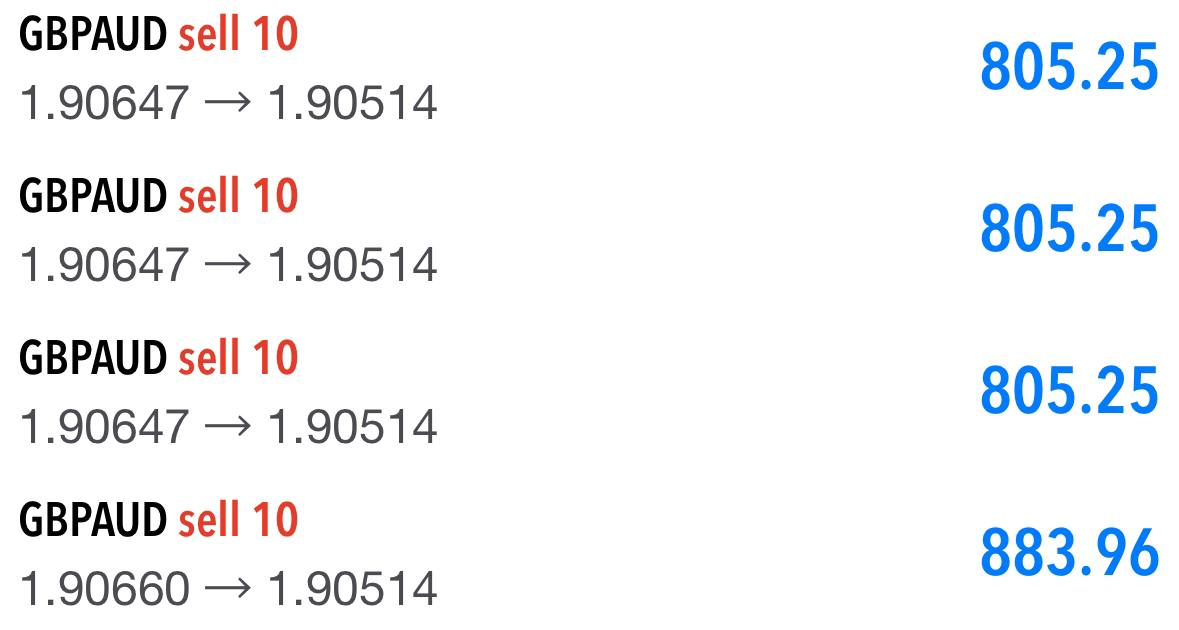
#> input picture downloaded_images/20231106_171449.jpg, 1179 x 630 px, given as the content of the folder downloaded_images/Landscape, which was not available
$ python processAndClassifyAllFiles.py
#> lines starting #> are read from the running program, lines starting #| are printed output that depends on the picture; after the words box and inside, x2 and y2 are one past the last pixel; in counts of white or black regions, pixels touching at a corner belong together; pictures that were not available may be replaced by others from this repository, and a replacement may not be noted
### image_utils.py
import cv2
import numpy as np

def preprocess_image(image):

    # Apply Gaussian blur to reduce noise
    blurred_image = cv2.GaussianBlur(image, (5, 5), 0)

    # Apply morphological operations to clean the image
    kernel = np.ones((3, 3), np.uint8)  # Adjust kernel size as needed
    opened_image = cv2.morphologyEx(blurred_image, cv2.MORPH_OPEN, kernel)  # Erosion followed by dilation

    return opened_image

# [10 lines left out: function classify_aspect_ratio, not called in this run]


def check_background_color(image):
    # Flatten the image into a single array of pixels
    flattened_pixels = image.reshape((-1, 3))

    # Calculate the mean color across the image
    mean_color = np.mean(flattened_pixels, axis=0)

    # Set a threshold to distinguish between black and white
    threshold = 127  # The midpoint for 8-bit colors

    # Determine if the mean color is predominantly black or white
    if np.all(mean_color < threshold):
        return "Black"
    elif np.all(mean_color > threshold):
        return "White"
    else:
        return "Mixed"

### contour_utils.py
import cv2
import numpy as np

def find_colors(image, target_colors, tolerances):
    # Ensure input is in list format for multiple colors
    if not isinstance(target_colors[0], (list, np.ndarray)):
        target_colors = [target_colors]

    # Initialize masks for each color
    masks = []

    for target_color, tolerance in zip(target_colors, tolerances):
        # Convert the target color to a numpy array
        target_color = np.array(target_color, dtype=np.uint8)

        # Calculate the lower and upper bounds of the color range
        lower_bound = target_color - tolerance
        upper_bound = target_color + tolerance

        # Clip the bounds to be within valid color range
        lower_bound = np.clip(lower_bound, 0, 255)
        upper_bound = np.clip(upper_bound, 0, 255)

        # Find the colors within the specified range
        mask = cv2.inRange(image, lower_bound, upper_bound)
        masks.append(mask)

    return masks

# Function to clean and combine masks
def clean_and_combine_masks(masks):
    # Unpack the masks
    mask_green_lighter, mask_green_darker, mask_red = masks

    # Define a kernel for morphological operations
    kernel = np.ones((5, 5), np.uint8)

    # Combine the green masks
    combined_green_mask = cv2.bitwise_or(mask_green_lighter, mask_green_darker)

    # Apply morphological opening and closing to the red mask
    cleaned_mask_red = cv2.morphologyEx(mask_red, cv2.MORPH_OPEN, kernel)
    cleaned_mask_red = cv2.morphologyEx(cleaned_mask_red, cv2.MORPH_CLOSE, kernel)

    # Apply morphological opening and closing to the green mask
    cleaned_mask_green = cv2.morphologyEx(combined_green_mask, cv2.MORPH_OPEN, kernel)
    cleaned_mask_green = cv2.morphologyEx(cleaned_mask_green, cv2.MORPH_CLOSE, kernel)

    return cleaned_mask_green, cleaned_mask_red

# Function to approximate and trim contours to remove extremities
# [125 lines left out: functions simplify_contour, clip_contours_to_right, filter_by_minimum_area, filter_by_edge_count, filter_rectangular_contours, not called in this run]
# Define a function to check if a contour is valid
def is_valid_contour(contour):
    # A valid contour must have at least three points
    return isinstance(contour, np.ndarray) and contour.ndim == 3 and contour.shape[1] == 1 and contour.shape[2] == 2

# [85 lines left out: functions find_most_rectangular, match_contour_pairs, find_similar_width_and_aligned_edges, not called in this run]

def classify_long_short_or_unknown(contours, image):
    red_contours = []
    green_contours = []

    # Adjust tolerance for considering red or green dominance
    color_threshold = 20  # Adjust as needed

    for contour in contours:
        # Create a mask to get the mean color of the contour
        mask = np.zeros_like(image[:, :, 0], dtype=np.uint8)  # Only need 1 channel for the mask
        cv2.drawContours(mask, [contour], -1, 255, -1)

        # Compute the mean color
        mean_color = cv2.mean(image, mask=mask)

        # Consider pixels only above a certain brightness level to avoid black influences
        if mean_color[2] > mean_color[1] + color_threshold:
            red_contours.append(contour)
        elif mean_color[1] > mean_color[2] + color_threshold:
            green_contours.append(contour)

    # Validate that there are at least one red and one green contour
    if not red_contours or not green_contours:
        return "unknown"

    # Determine the topmost position for red and green contours
    red_topmost = min(cv2.boundingRect(c)[1] for c in red_contours)
    green_topmost = min(cv2.boundingRect(c)[1] for c in green_contours)

    # Classify based on the vertical position
    if red_topmost < green_topmost:
        return "short"
    elif green_topmost < red_topmost:
        return "long"

    return "unknown"

### process_white.py
from contour_utils import find_colors, clean_and_combine_masks, classify_long_short_or_unknown
from display import display_mask
from file_utils import create_save_path, sanitize_filename
import cv2
import numpy as np
import os

def process_white_background(preprocessed_image, file_name):

    target_colors_bgr = [
    [230, 234, 205],  # Light green
    [190, 200, 160],  # Dark green
    [219, 215, 247]   # Red
]

    tolerances = [  # White background
        np.array([20, 20, 20]),  # Tolerance for the first color
        np.array([20, 20, 20]),
        np.array([15, 15, 15])   # Tolerance for the third color
    ]

    masks = find_colors(preprocessed_image, target_colors_bgr, tolerances)

    cleaned_mask_green, cleaned_mask_red = clean_and_combine_masks(masks)
    # Display the cleaned masks
    # display_mask(cleaned_mask_red, 'Red Mask')
    # display_mask(cleaned_mask_green, 'Green Mask')
    contours_red, _ = cv2.findContours(
        cleaned_mask_red, cv2.RETR_EXTERNAL, cv2.CHAIN_APPROX_SIMPLE)
    contours_green, _ = cv2.findContours(
        cleaned_mask_green, cv2.RETR_EXTERNAL, cv2.CHAIN_APPROX_SIMPLE)

    all_contours = contours_red + contours_green
    # Classify as long or short
    position = classify_long_short_or_unknown(
        all_contours, preprocessed_image)

    # Create folder and save image
    save_path = create_save_path("saved_images", position)
    sanitized_filename = sanitize_filename(file_name)

    save_file_path = os.path.join(
        save_path, f"{sanitized_filename}_classified.png")
    cv2.imwrite(save_file_path, preprocessed_image)

    print(f"Image saved as {save_file_path}")

    return position

### file_utils.py
import os
import string
import cv2
import shutil
from image_utils import classify_aspect_ratio

def sanitize_filename(filename):
    """ Sanitize a string to be safe for filenames. """
    valid_chars = "-_.() %s%s" % (string.ascii_letters, string.digits)
    return ''.join(c for c in filename if c in valid_chars).strip()

# [4 lines left out: function ensure_directory, not called in this run]

# Create a save path and ensure the directory exists
def create_save_path(base_path, subfolder):
    # Join the base path with the subfolder
    full_path = os.path.join(base_path, subfolder)

    # If the directory doesn't exist, create it
    if not os.path.exists(full_path):
        os.makedirs(full_path)

    return full_path

# [31 lines left out: function move_files_by_aspect, not called in this run]

### processAndClassifyAllFiles.py

import cv2
import numpy as np
from matplotlib import pyplot as plt
import os
import shutil
# from utils.process_white_background import process_white_background
# from utils.process_black_background import process_black_background
from process_white import process_white_background
from process_black import process_black_background
# from utils.display import display_image, display_mask
from display import display_image, display_mask
from image_utils import check_background_color, preprocess_image

display_images = True

image_directory = 'downloaded_images/Landscape'

image_files = [f for f in os.listdir(image_directory) if f.lower().endswith(('.png', '.jpg', '.jpeg'))]

# Base folder for classified images
base_folder = 'classified_images'

for image_file in image_files:
    # Get the full path of the image
    image_path = os.path.join(image_directory, image_file)
    base_name = os.path.basename(image_path)
    file_name, _ = os.path.splitext(base_name)

    target_image = cv2.imread(image_path)
#> target_image is the input picture: shape (630, 1179, 3); mean B, G, R 245.7, 243.6, 242.6
    if target_image is None:
        print(f"Error reading image: {image_file}")
        continue  # Skip to the next image if this one cannot be read

    preprocessed_image = preprocess_image(target_image)

    # Check the background color to determine how to process the image
    background = check_background_color(target_image)
#> in check_background_color, `mean_color = np.mean(flattened_pixels, axis=0)`: mean_color = [245.7, 243.6, 242.6]
#> background = 'White'

    if background == 'Black':
        position = process_black_background(preprocessed_image, target_image)
    else:
        position = process_white_background(preprocessed_image, file_name)
#> the loop in find_colors, `for target_color, tolerance in zip(target_colors, tolerances):` made 3 passes
#> pass 1, in find_colors, `mask = cv2.inRange(image, lower_bound, upper_bound)`:
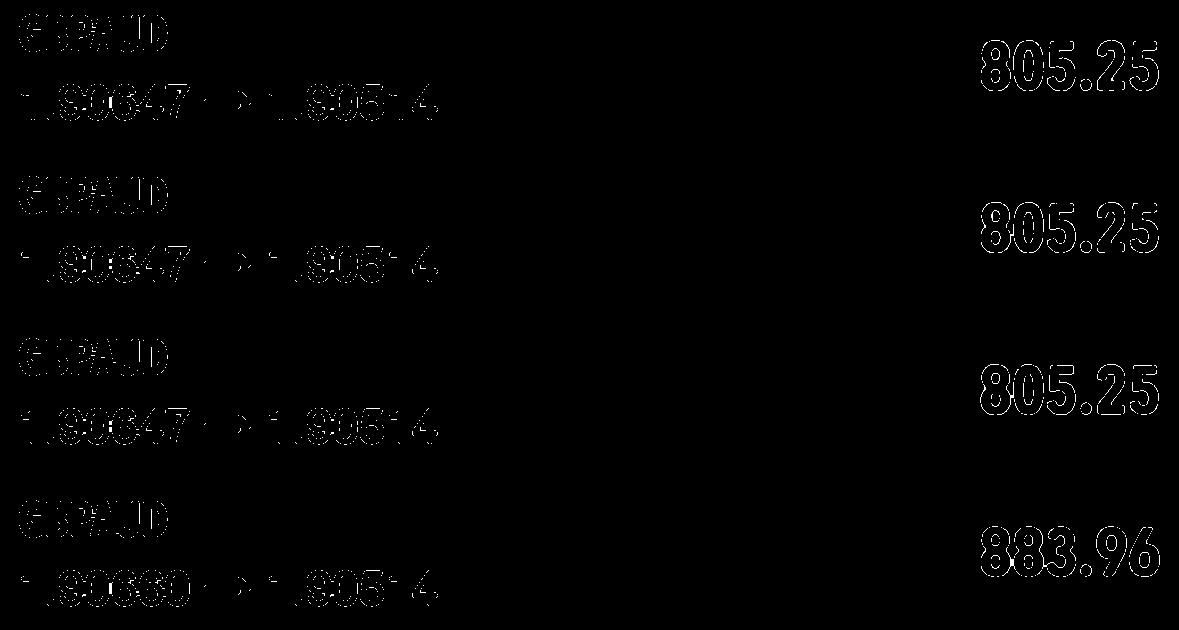
#> mask: shape (630, 1179); 0.76% white in thin lines or dots
#> pass 2, in find_colors, `mask = cv2.inRange(image, lower_bound, upper_bound)`:
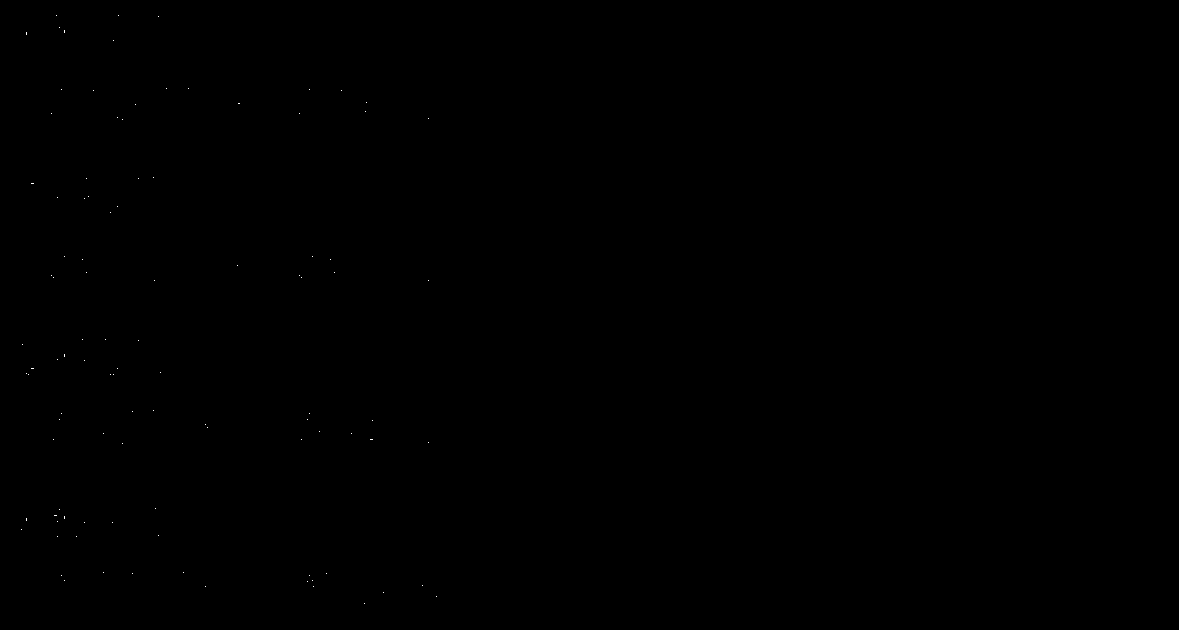
#> mask: shape (630, 1179); 0.02% white in thin lines or dots, all inside (x1, y1, x2, y2) = (21, 15, 437, 604)
#> pass 3, in find_colors, `mask = cv2.inRange(image, lower_bound, upper_bound)`:
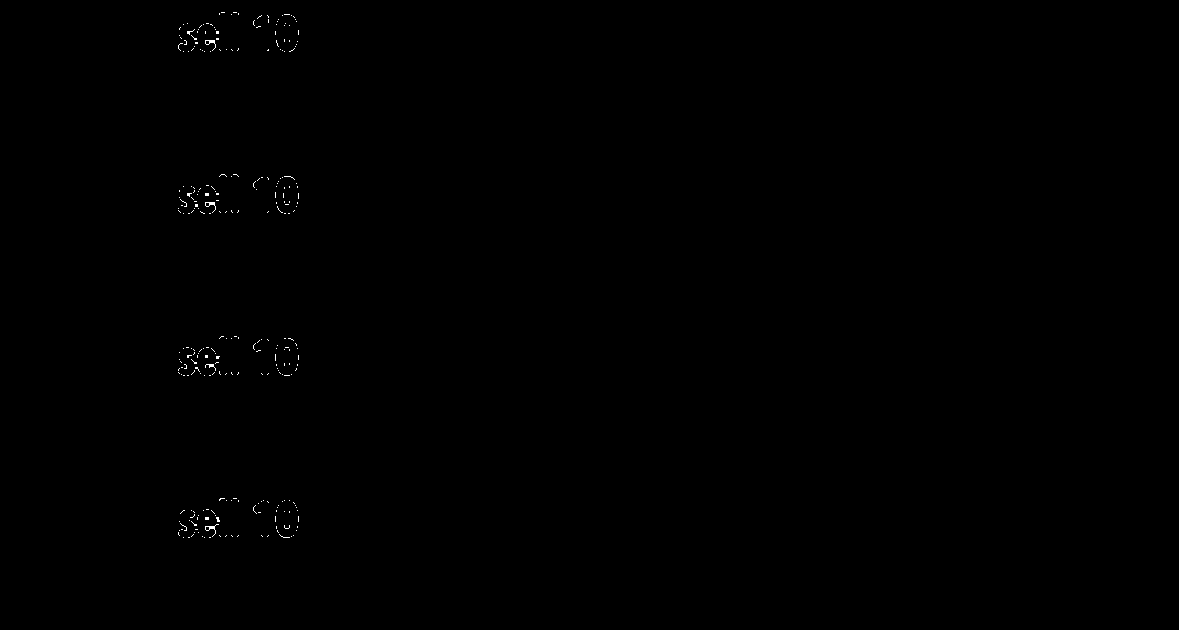
#> mask: shape (630, 1179); 0.13% white in thin lines or dots, all inside (x1, y1, x2, y2) = (178, 12, 299, 538)
#> after the loop in find_colors, `for target_color, tolerance in zip(target_colors, tolerances):`: masks = 3 items
#> in clean_and_combine_masks, `combined_green_mask = cv2.bitwise_or(mask_green_lighter, mask_green_da..`: combined_green_mask: shape (630, 1179); 0.77% white in thin lines or dots
#> in clean_and_combine_masks, `cleaned_mask_red = cv2.morphologyEx(mask_red, cv2.MORPH_OPEN, kernel)`: cleaned_mask_red: shape (630, 1179); every value is 0
#> in process_white_background, `contours_red, _ = cv2.findContours( cleaned_mask_red, cv2.RETR_EXTERNA..`: contours_red = []
#> in process_white_background, `position = classify_long_short_or_unknown( all_contours, preprocessed_..`: position = 'unknown'
#> in process_white_background, `save_path = create_save_path("saved_images", position)`: save_path = 'saved_images/unknown'
#| Image saved as saved_images/unknown/20231106_171449_classified.png
#> position = 'unknown'

    print(f"Image: {image_file}, Position: {position}")
#| Image: 20231106_171449.jpg, Position: unknown

    # Determine the target folder based on the position
    target_folder = os.path.join(base_folder, position)

    # Ensure the target folder exists
    os.makedirs(target_folder, exist_ok=True)

    # New file path in the target folder
    new_image_path = os.path.join(target_folder, image_file)

    # Move the file to the classified folder
    shutil.move(image_path, new_image_path)

    print(f"Moved {image_file} to: {new_image_path}")
#| Moved 20231106_171449.jpg to: classified_images/unknown/20231106_171449.jpg

$ run again, on downloaded_images/20231208_165740.jpg
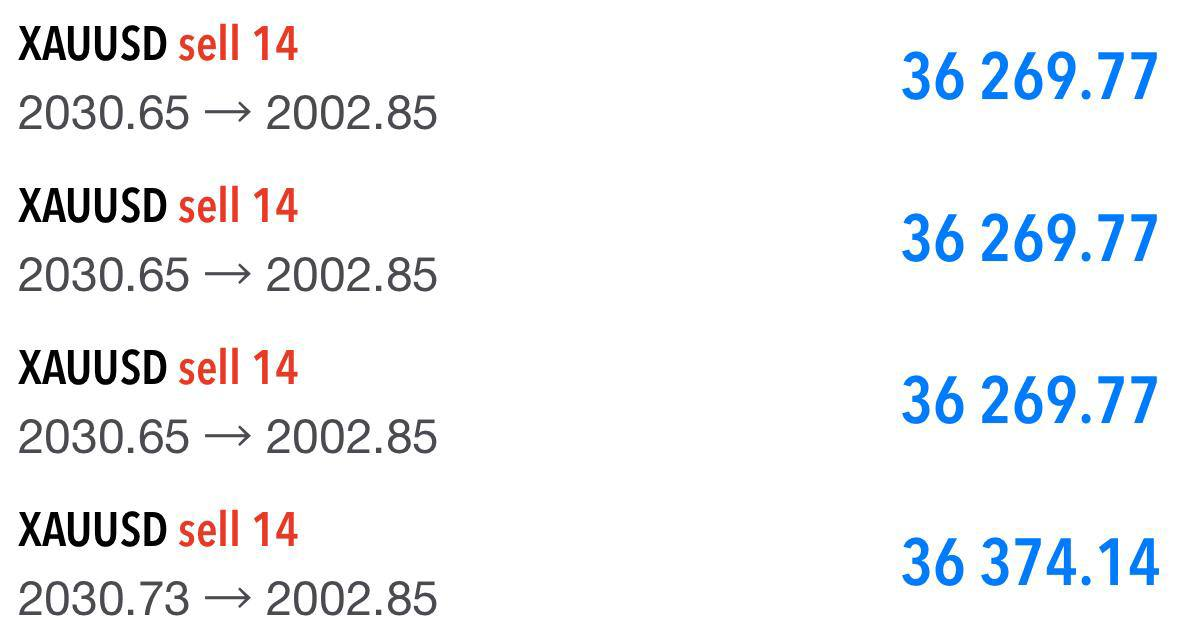
#> input picture downloaded_images/20231208_165740.jpg, 1179 x 636 px, given as the content of the folder downloaded_images/Landscape, which was not available
#> target_image is the input picture: shape (636, 1179, 3); mean B, G, R 244.9, 242.7, 241.1
#> mean_color = [244.9, 242.7, 241.1]
#> background = 'White'
#> the loop in find_colors, `for target_color, tolerance in zip(target_colors, tolerances):` made 3 passes
#> pass 1, in find_colors, `mask = cv2.inRange(image, lower_bound, upper_bound)`:
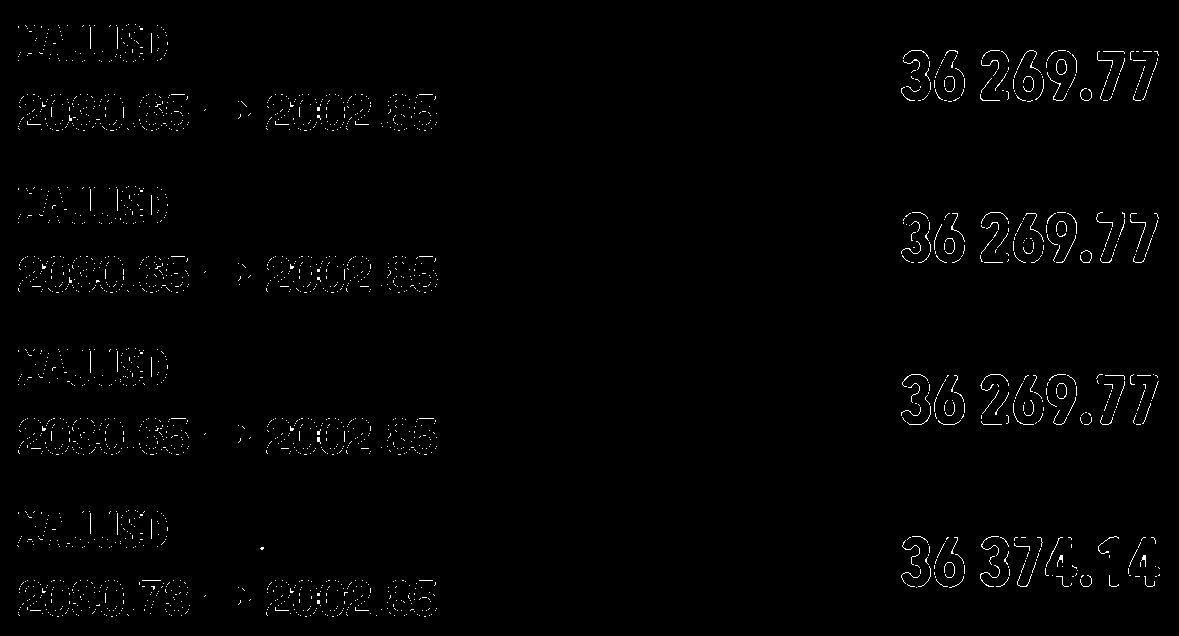
#> mask: shape (636, 1179); 0.98% white in thin lines or dots
#> pass 3, in find_colors, `mask = cv2.inRange(image, lower_bound, upper_bound)`:
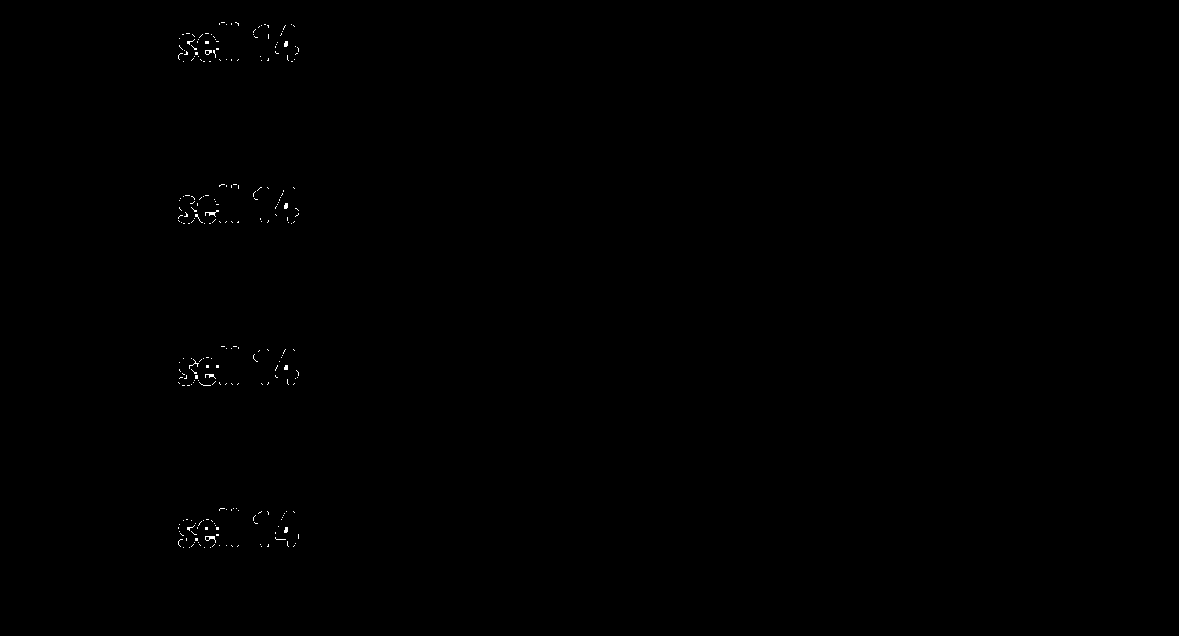
#> mask: shape (636, 1179); 0.13% white in thin lines or dots, all inside (x1, y1, x2, y2) = (178, 22, 299, 548)
#> after the loop in find_colors, `for target_color, tolerance in zip(target_colors, tolerances):`: masks = 3 items
#> combined_green_mask: shape (636, 1179); 1% white in thin lines or dots
#> cleaned_mask_red: shape (636, 1179); every value is 0
#> contours_red = []
#> in process_white_background, `position = classify_long_short_or_unknown( all_contours, preprocessed_..`: position = 'unknown'
#> save_path = 'saved_images/unknown'
#| Image saved as saved_images/unknown/20231208_165740_classified.png
#> `position = process_white_background(preprocessed_image, file_name)`: position = 'unknown'
#| Image: 20231208_165740.jpg, Position: unknown
#| Moved 20231208_165740.jpg to: classified_images/unknown/20231208_165740.jpg
